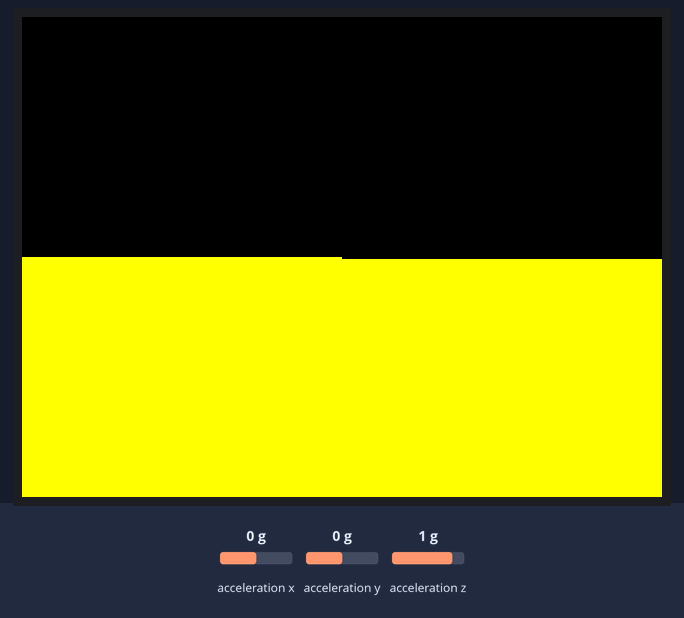
The sketch below on a simulated ESP32. On the bench: 320×240 colour display. Inputs (shaded band) come from the test bench; at power-on: acceleration x 0 g, acceleration y 0 g, acceleration z 1 g.

Above: at 1.3 s.
1.4 s: acceleration x set to -1.4 g
At 2.9 s:
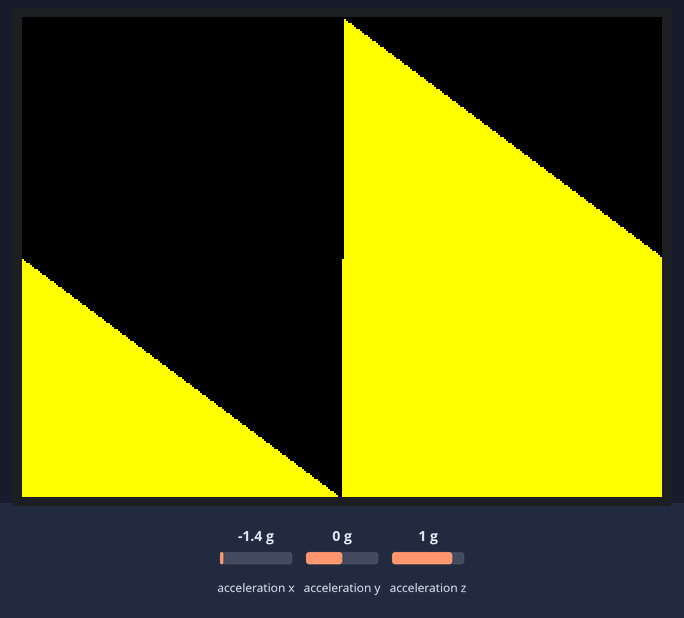
3.2 s: acceleration y set to -1.4 g
At 4.2 s:
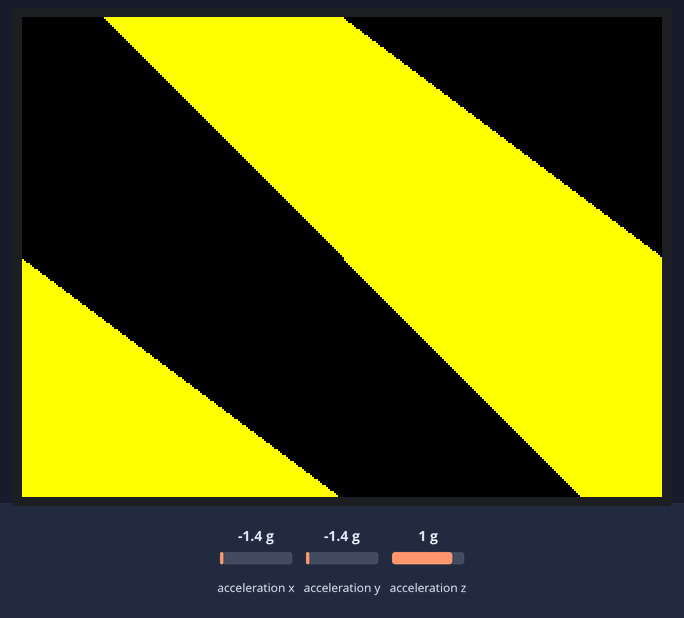
6.2 s: acceleration x set to -0.8 g
At 6.6 s:
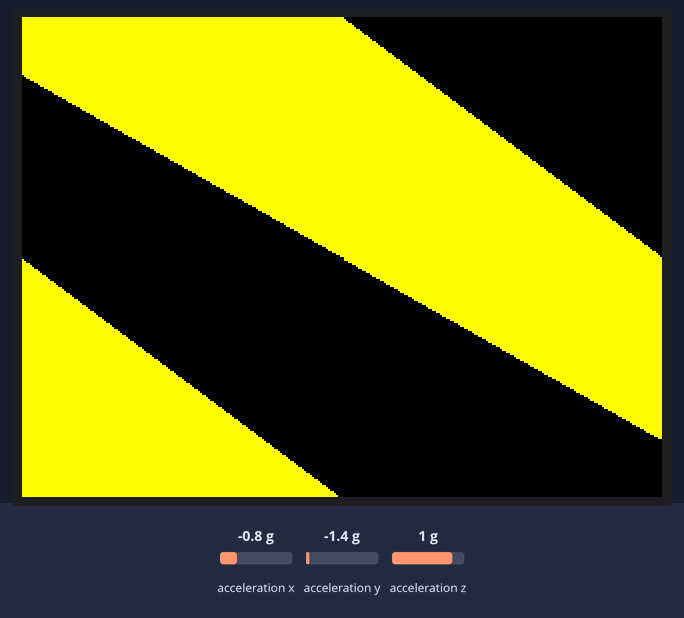
9.2 s: acceleration y set to -0.8 g
At 9.6 s:
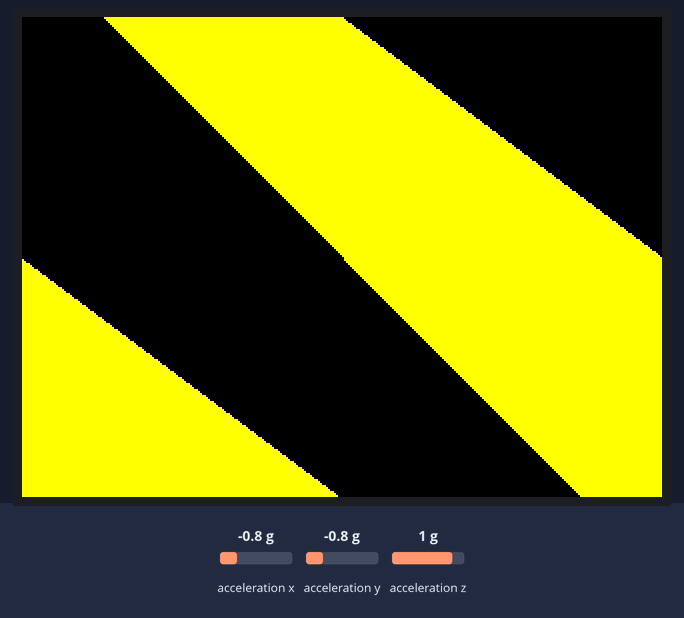
Timing chart, 0 to 12.2 s (numbered marks = the images above; inputs shaded):
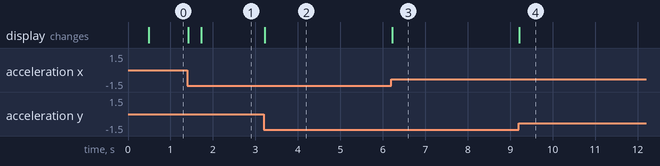

The sketch:

level_core2.ino
```cpp
#include <M5Core2.h>

float ax = 0.0F;
float ay = 0.0F;
float az = 0.0F;

const int col_top = TFT_BLACK, col_bottom = TFT_YELLOW;

const float hx = 160, hy = 120;
int qx = hx, qy = 0;

const float d = atan2(hy, hx);

template <typename T>
int sgn(T val)
{
  return (T(0) < val) - (val < T(0));
}

void triangle(int x1, int y1, int x2, int y2, int x3, int y3, int color)
{
  M5.Lcd.fillTriangle(hx + x1, hy + y1, hx + x2, hy + y2, hx + x3, hy + y3, color);
}

void setup()
{
  M5.begin();
  M5.IMU.Init();
  M5.Lcd.fillRect(0, hy, 2 * hx, 2 * hy, col_bottom);
}

void loop()
{
  M5.IMU.getAccelData(&ax, &ay, &az);
  float theta = atan2(ax, -ay);

  int px, py;

  if (fabs(hx * tan(-theta)) < hy) {
    px = hx * sgn(cos(-theta));
    py = px * tan(-theta);
  }
  else {
    py = hy * sgn(sin(-theta));
    px = py / tan(-theta);
  }

  int col1, col2;
  if (px * qy - py * qx > 0) {
    col2 = col_bottom;
    col1 = col_top;
  }
  else {
    col2 = col_top;
    col1 = col_bottom;
  }

  triangle(0, 0, qx, qy, px, py, col1);
  triangle(0, 0, -qx, -qy, -px, -py, col2);

  if (qx != px && qy != py) {
    int cx = hx * sgn(qx);
    int cy = hy * sgn(qy);

    triangle(cx, cy, qx, qy, px, py, col1);
    triangle(-cx, -cy, -qx, -qy, -px, -py, col2);
  }

  qx = px;
  qy = py;
}
```

Measured:
- after the input at 1.4 s, the display: first changes at once (image 1 shows a later state)
- after the input at 3.2 s, the display: changes at once (image 2)
- after the input at 6.2 s, the display: changes at once (image 3)
- after the input at 9.2 s, the display: changes at once (image 4)
